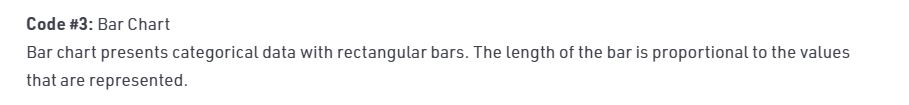
#> input picture 12.Data Analysis/Data visualization using Bokeh/Python – Data visualization using Bokeh 2.JPG, 909 x 105 px, given in place of sample.mp4, which was not available
$ python '4.Bitwise Operations.py'
#> lines starting #> are read from the running program, lines starting #| are printed output that depends on the picture; after the words box and inside, x2 and y2 are one past the last pixel; in counts of white or black regions, pixels touching at a corner belong together; pictures that were not available may be replaced by others from this repository, and a replacement may not be noted
# importing the necessary libraries
import cv2
import numpy as np

# Creating a VideoCapture object to read the video
cap = cv2.VideoCapture('sample.mp4')

# Loop untill the end of the video
while (cap.isOpened()):
    # Capture frame-by-frame
    ret, frame = cap.read()
#> frame is the input picture: shape (105, 909, 3); mean B, G, R 247.6, 247.2, 247.2
    frame = cv2.resize(frame, (540, 380), fx=0, fy=0,
                       interpolation=cv2.INTER_CUBIC)
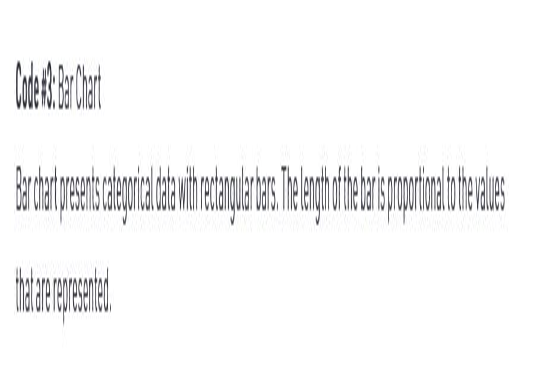
#> frame: shape (380, 540, 3); mean B, G, R 247.3, 246.9, 246.9

    # Display the resulting frame
    cv2.imshow('Frame', frame)

    # conversion of BGR to grayscale is necessary to apply this operation
    gray = cv2.cvtColor(frame, cv2.COLOR_BGR2GRAY)

    _, mask = cv2.threshold(gray, 0, 255, cv2.THRESH_BINARY_INV + cv2.THRESH_OTSU)
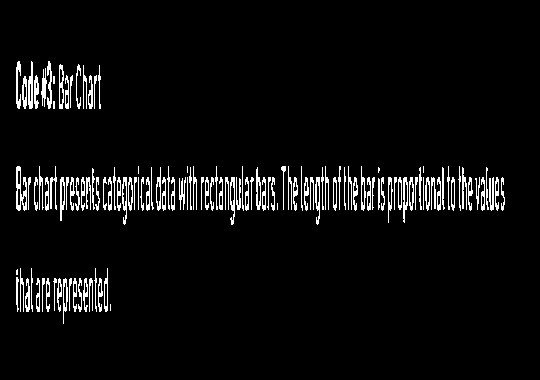
#> mask: shape (380, 540); 5% white in thin lines or dots, all inside (x1, y1, x2, y2) = (16, 61, 505, 324)

    # apply NOT operation on image and mask generated by thresholding
    BIT = cv2.bitwise_not(frame, frame, mask=mask)
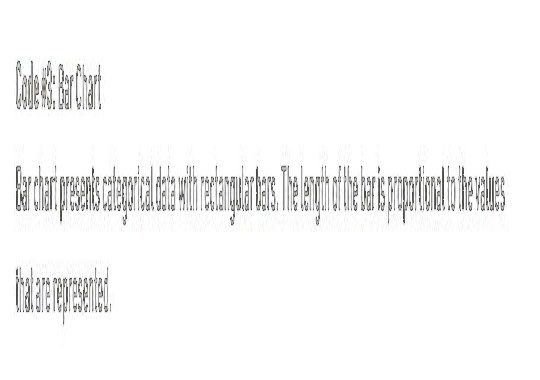
#> BIT: shape (380, 540, 3); mean B, G, R 247.7, 247.7, 247.7
    cv2.imshow('BIT', BIT)

    # define q as the exit button
    if cv2.waitKey(25) & 0xFF == ord('q'):
#> (key q is pressed here)
        break

# release the video capture object
cap.release()

# Closes all the windows currently opened.
cv2.destroyAllWindows()
